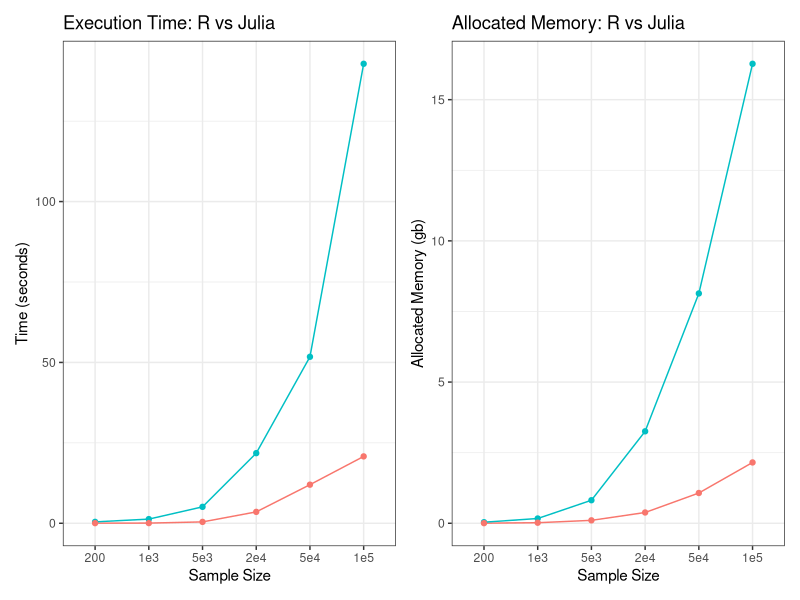
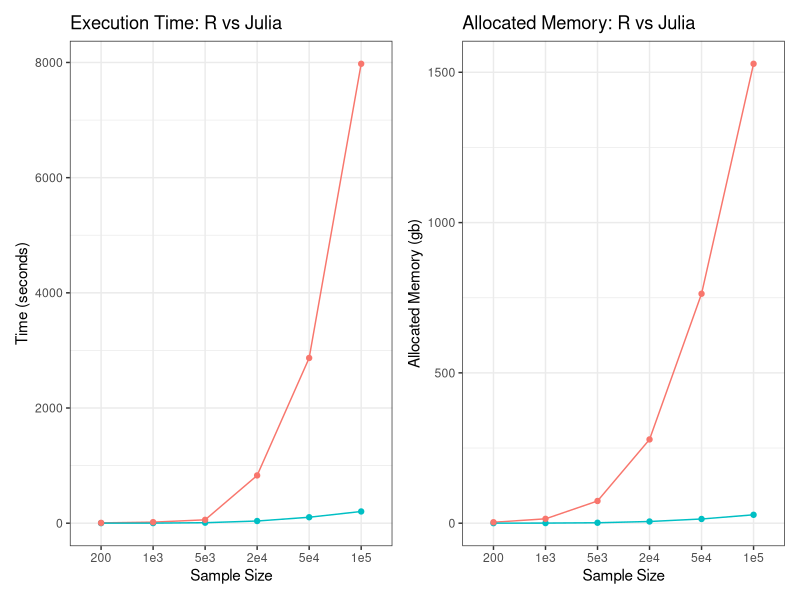

R code for these plots, in order:
library(tidyverse)
library(ggplot2)
library(patchwork)

# Add sample sizes for x-label
n_names <- c("200", "1e3", "5e3", "2e4", "5e4", "1e5")

# read data
julia_CI <- read.csv("02_appendix_F/out/performance_summary_julia.csv") %>%
  extract(
    col     = file,
    into    = c("n", "nsim"),
    regex   = "data_(\\-?[0-9]+(?:\\.[0-9]+)?)_-3.8_0.5_0_(\\-?[0-9]+(?:\\.[0-9]+)?).csv",
    convert = TRUE,
    remove  = FALSE
  ) %>%
  group_by(n) %>%
  summarise(time_seconds = mean(time_seconds),
            alloc_gb = mean(alloc_kb)/(1024^2)) %>%
  mutate(lang = "Julia",
         n = n_names)

r_CI <- read.csv("02_appendix_F/out/performance_summary_r.csv") %>%
  extract(
    col     = file,
    into    = c("n", "nsim"),
    regex   = "data_(\\-?[0-9]+(?:\\.[0-9]+)?)_-3.8_0.5_0_(\\-?[0-9]+(?:\\.[0-9]+)?).csv",
    convert = TRUE,
    remove  = FALSE
  ) %>%
  group_by(n) %>%
  summarise(time_seconds = mean(time_seconds, na.rm = TRUE), # rm missings introduced by non-inverse matrix error
            alloc_gb = mean(alloc_kb, na.rm = TRUE)/(1024^2)) %>%
  mutate(lang = "R",
         n = n_names)



julia_noCI <- read.csv("02_appendix_F/out/performance_summary_noCI_julia.csv") %>%
  extract(
    col     = file,
    into    = c("n", "nsim"),
    regex   = "data_(\\-?[0-9]+(?:\\.[0-9]+)?)_-3.8_0.5_0_(\\-?[0-9]+(?:\\.[0-9]+)?).csv",
    convert = TRUE,
    remove  = FALSE
  ) %>%
  group_by(n) %>%
  summarise(time_seconds = mean(time_seconds),
            alloc_gb = mean(alloc_kb)/(1024^2)) %>%
  mutate(lang = "Julia",
         n = n_names)

r_noCI <- read.csv("02_appendix_F/out/performance_summary_noCI_r.csv") %>%
  extract(
    col     = file,
    into    = c("n", "nsim"),
    regex   = "data_(\\-?[0-9]+(?:\\.[0-9]+)?)_-3.8_0.5_0_(\\-?[0-9]+(?:\\.[0-9]+)?).csv",
    convert = TRUE,
    remove  = FALSE
  ) %>%
  group_by(n) %>%
  summarise(time_seconds = mean(time_seconds),
            alloc_gb = mean(alloc_kb)/(1024^2)) %>%
  mutate(lang = "R",
         n = n_names)



noCI <- bind_rows(r_noCI, julia_noCI)

# Plot and save
p_time_noCI <- ggplot(noCI, aes(x = factor(n, levels = n_names), y = time_seconds, color = lang, group = lang)) +
  geom_line(size = 0.5) +
  geom_point() +
  labs(
    x = "Sample Size",
    y = "Time (seconds)",
    title = "Execution Time: R vs Julia"
  ) +
  theme_bw() +
  theme(legend.position = "none")

p_memory_noCI <- ggplot(noCI, aes(x = factor(n, levels = n_names), y = alloc_gb, color = lang, group = lang)) +
  geom_line(size = 0.5) +
  geom_point() +
  labs(
    x = "Sample Size",
    y = "Allocated Memory (gb)",
    title = "Allocated Memory: R vs Julia"
  ) +
  theme_bw() +
  theme(legend.position = "none")

combined_noCI <- p_time_noCI + p_memory_noCI

ggsave("02_appendix_F/out/plots/noCI_performance.png", combined_noCI, width = 10, height = 4, dpi = 300)

CI <- bind_rows(r_CI, julia_CI)

p_time_CI <- ggplot(CI, aes(x = factor(n, levels = n_names), y = time_seconds, color = lang, group = lang)) +
  geom_line(size = 0.5) +
  geom_point() +
  labs(
    x = "Sample Size",
    y = "Time (seconds)",
    title = "Execution Time: R vs Julia"
  ) +
  theme_bw() +
  theme(legend.position = "none")

p_memory_CI <- ggplot(CI, aes(x = factor(n, levels = n_names), y = alloc_gb, color = lang, group = lang)) +
  geom_line(size = 0.5) +
  geom_point() +
  labs(
    x = "Sample Size",
    y = "Allocated Memory (gb)",
    title = "Allocated Memory: R vs Julia"
  ) +
  theme_bw() +
  theme(legend.position = "none")

combined_CI <- p_time_CI + p_memory_CI

ggsave("02_appendix_F/out/plots/CI_performance.png", combined_CI, width = 10, height = 4, dpi = 300)

# red line Julia
# blue line R



